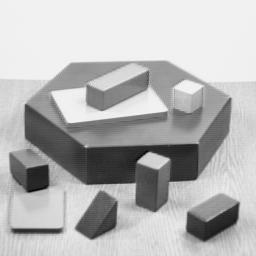
#> input picture Blox.jpg, 256 x 256 px
$ jupyter execute --allow-errors Machine_vision.ipynb
#> lines starting #> are read from the running program, lines starting #| are printed output that depends on the picture
Answer to Question 1

1.A. Number of keypoints vs. contrastThreshold
From the plot, we observe that increasing the contrastThreshold greatly reduces the number of detected keypoints. For very low threshold values, even low‐contrast features or marginal details are considered “valid,” leading to a large set of keypoints. As the threshold goes up, those weaker features are dismissed, so the SIFT detector finds fewer (but typically more distinctive) keypoints.

1.B. Effect on robustness to noise and relation to scale‐space

Robustness to Noise: A higher contrastThreshold filters out low‐contrast (and often noise‐driven) features. Hence, with a higher threshold, the algorithm becomes more tolerant to noise because only stronger features with higher contrast remain.
Relation to Scale‐Space Extrema: In SIFT, keypoints are detected as local extrema in the scale‐space representation. A stricter contrastThreshold discards shallow or weak extrema and retains only the more pronounced ones. This means that with a higher threshold, we end up with only the most salient and robust local maxima/minima—features that are less likely to be spurious or noise‐driven.

[cell 1]
import cv2
import numpy as np
import matplotlib.pyplot as plt


image_path = 'Blox.jpg'
image = cv2.imread(image_path, cv2.IMREAD_GRAYSCALE)
#> image is the input picture: shape (256, 256); min 0, max 252, mean 182.8

threshold_values = [0.01, 0.04, 0.1, 0.2, 0.3]

keypoints_count = []
for ct in threshold_values:
    sift = cv2.SIFT_create(contrastThreshold=ct)

    kp, des = sift.detectAndCompute(image, None)

    keypoints_count.append(len(kp))
    print(f"contrastThreshold={ct}, number of keypoints={len(kp)}")
#> this loop made 5 passes
#| contrastThreshold=0.01, number of keypoints=417
#| contrastThreshold=0.04, number of keypoints=187
#| contrastThreshold=0.1, number of keypoints=62
#| contrastThreshold=0.2, number of keypoints=6
#| contrastThreshold=0.3, number of keypoints=0
#> after the loop, keypoints_count = [417, 187, 62, 6, 0]

plt.figure(figsize=(8, 5))
plt.plot(threshold_values, keypoints_count, marker='o', linestyle='-')
plt.title('Number of detected keypoints vs. contrastThreshold')
plt.xlabel('contrastThreshold')
plt.ylabel('Number of keypoints')
plt.grid(True)
plt.show()
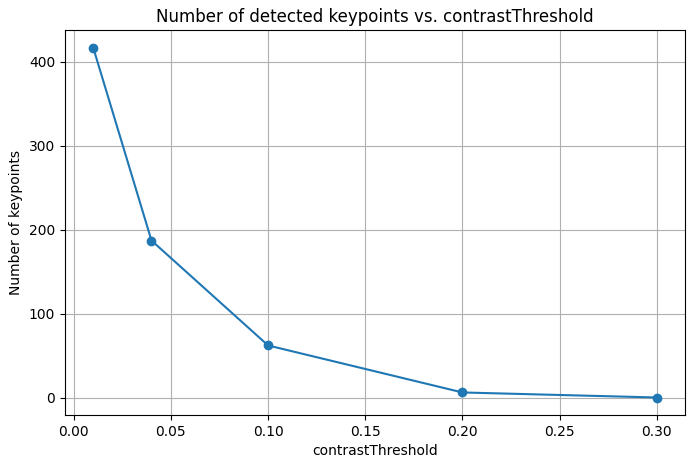
#> figure drawn by matplotlib, 1 panel
